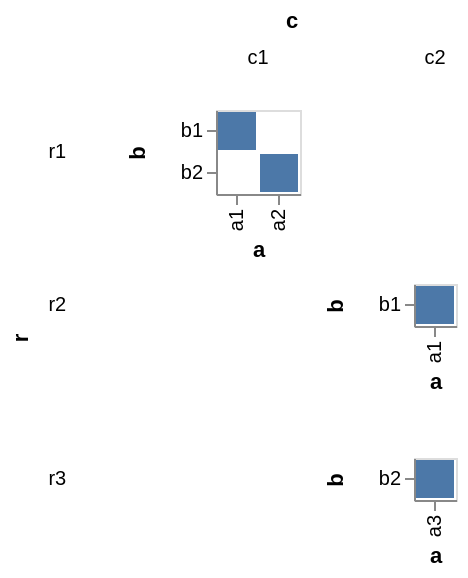

The Vega-Lite source for this figure:
### Vega specification from a JSON file in a GitHub repository (floating-point values rounded to 4 significant figures)
{"$schema": "https://vega.github.io/schema/vega/v3.0.json", "autosize": "pad", "padding": 5, "data": [{"name": "source_0", "values": [{"r": "r1", "c": "c1", "a": "a1", "b": "b1"}, {"r": "r1", "c": "c1", "a": "a2", "b": "b2"}, {"r": "r2", "c": "c2", "a": "a1", "b": "b1"}, {"r": "r3", "c": "c2", "a": "a3", "b": "b2"}]}, {"name": "cross_column_domain_row_domain", "source": "source_0", "transform": [{"type": "aggregate", "groupby": ["c", "r"], "fields": ["a", "b"], "ops": ["distinct", "distinct"]}]}, {"name": "column_domain", "source": "cross_column_domain_row_domain", "transform": [{"type": "aggregate", "groupby": ["c"], "fields": ["distinct_a"], "ops": ["max"], "as": ["distinct_a"]}]}, {"name": "row_domain", "source": "cross_column_domain_row_domain", "transform": [{"type": "aggregate", "groupby": ["r"], "fields": ["distinct_b"], "ops": ["max"], "as": ["distinct_b"]}]}], "signals": [{"name": "child_x_step", "value": 21}, {"name": "child_y_step", "value": 21}], "layout": {"padding": {"row": 10, "column": 10}, "offset": 10, "columns": {"signal": "length(data('column_domain'))"}, "bounds": "full", "align": "all"}, "marks": [{"name": "row_title", "role": "row-title", "type": "group", "marks": [{"type": "text", "role": "row-title-text", "style": "guide-title", "encode": {"update": {"align": {"value": "center"}, "text": {"value": "r"}, "angle": {"value": 270}}}}]}, {"name": "column_title", "role": "column-title", "type": "group", "marks": [{"type": "text", "role": "column-title-text", "style": "guide-title", "encode": {"update": {"align": {"value": "center"}, "text": {"value": "c"}}}}]}, {"name": "row_header", "type": "group", "role": "row-header", "from": {"data": "row_domain"}, "sort": {"field": "datum[\"r\"]", "order": "ascending"}, "title": {"text": {"signal": "''+parent[\"r\"]"}, "offset": 10, "orient": "left", "style": "guide-label", "encode": {"update": {"fontWeight": {"value": "normal"}, "angle": {"value": 0}, "fontSize": {"value": 10}, "align": {"value": "right"}, "baseline": {"value": "middle"}}}}, "encode": {"update": {"height": {"signal": "bandspace(datum[\"distinct_b\"], 0.1, 0.05) * child_y_step"}}}}, {"name": "column_header", "type": "group", "role": "column-header", "from": {"data": "column_domain"}, "sort": {"field": "datum[\"c\"]", "order": "ascending"}, "title": {"text": {"signal": "''+parent[\"c\"]"}, "offset": 10, "orient": "top", "style": "guide-label", "encode": {"update": {"fontWeight": {"value": "normal"}, "angle": {"value": 0}, "fontSize": {"value": 10}}}}, "encode": {"update": {"width": {"signal": "bandspace(datum[\"distinct_a\"], 0.1, 0.05) * child_x_step"}}}}, {"name": "cell", "type": "group", "style": "cell", "from": {"facet": {"name": "facet", "data": "source_0", "groupby": ["r", "c"], "aggregate": {"cross": true, "fields": ["a", "b"], "ops": ["distinct", "distinct"]}}}, "sort": {"field": ["datum[\"r\"]", "datum[\"c\"]"], "order": ["ascending", "ascending"]}, "encode": {"update": {"width": {"signal": "bandspace(datum[\"distinct_a\"], 0.1, 0.05) * child_x_step"}, "height": {"signal": "bandspace(datum[\"distinct_b\"], 0.1, 0.05) * child_y_step"}}}, "marks": [{"name": "child_marks", "type": "rect", "style": ["rect"], "from": {"data": "facet"}, "encode": {"update": {"x": {"scale": "child_x", "field": "a"}, "width": {"scale": "child_x", "band": true}, "y": {"scale": "child_y", "field": "b"}, "height": {"scale": "child_y", "band": true}, "fill": {"value": "#4c78a8"}}}}], "scales": [{"name": "child_x", "type": "band", "domain": {"data": "facet", "field": "a", "sort": true}, "range": {"step": {"signal": "child_x_step"}}, "round": true, "paddingInner": 0.1, "paddingOuter": 0.05}, {"name": "child_y", "type": "band", "domain": {"data": "facet", "field": "b", "sort": true}, "range": {"step": {"signal": "child_y_step"}}, "round": true, "paddingInner": 0.1, "paddingOuter": 0.05}], "axes": [{"scale": "child_x", "orient": "bottom", "title": "a", "zindex": 1, "encode": {"labels": {"update": {"angle": {"value": 270}, "align": {"value": "right"}, "baseline": {"value": "middle"}}}}}, {"scale": "child_y", "orient": "left", "title": "b", "zindex": 1}]}], "config": {"axis": {"domainColor": "#888", "tickColor": "#888"}, "axisY": {"minExtent": 30}}}
